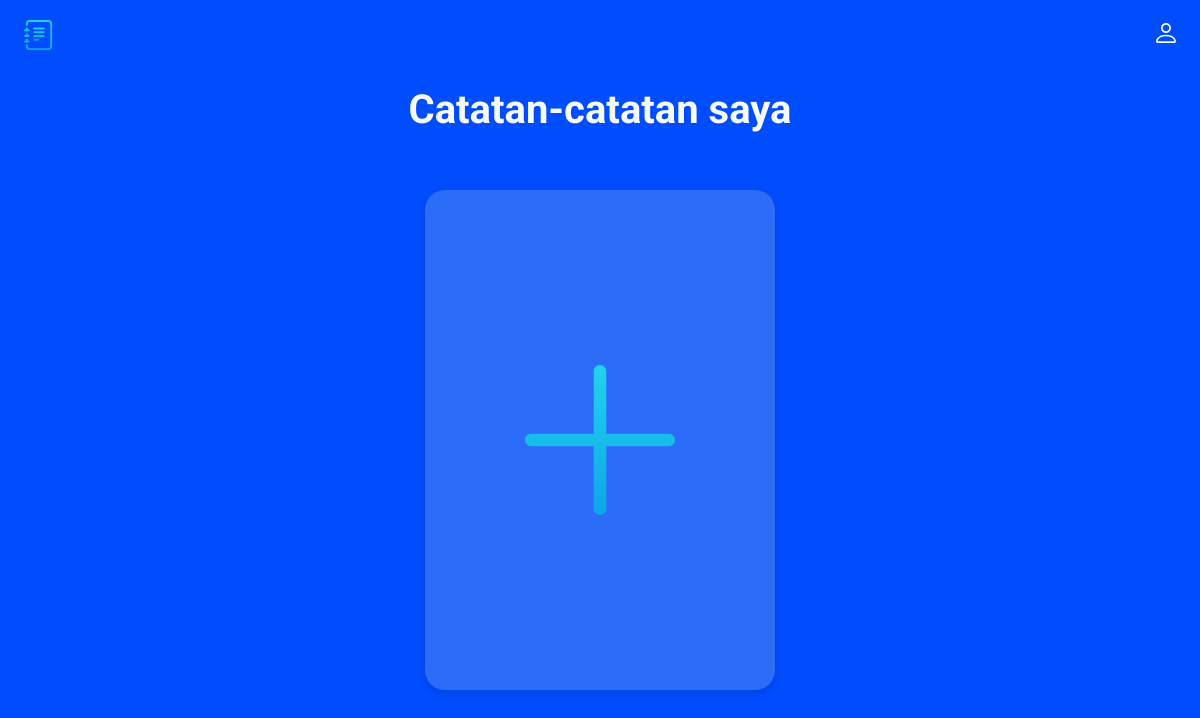
The page /index on the database as committed earlier.
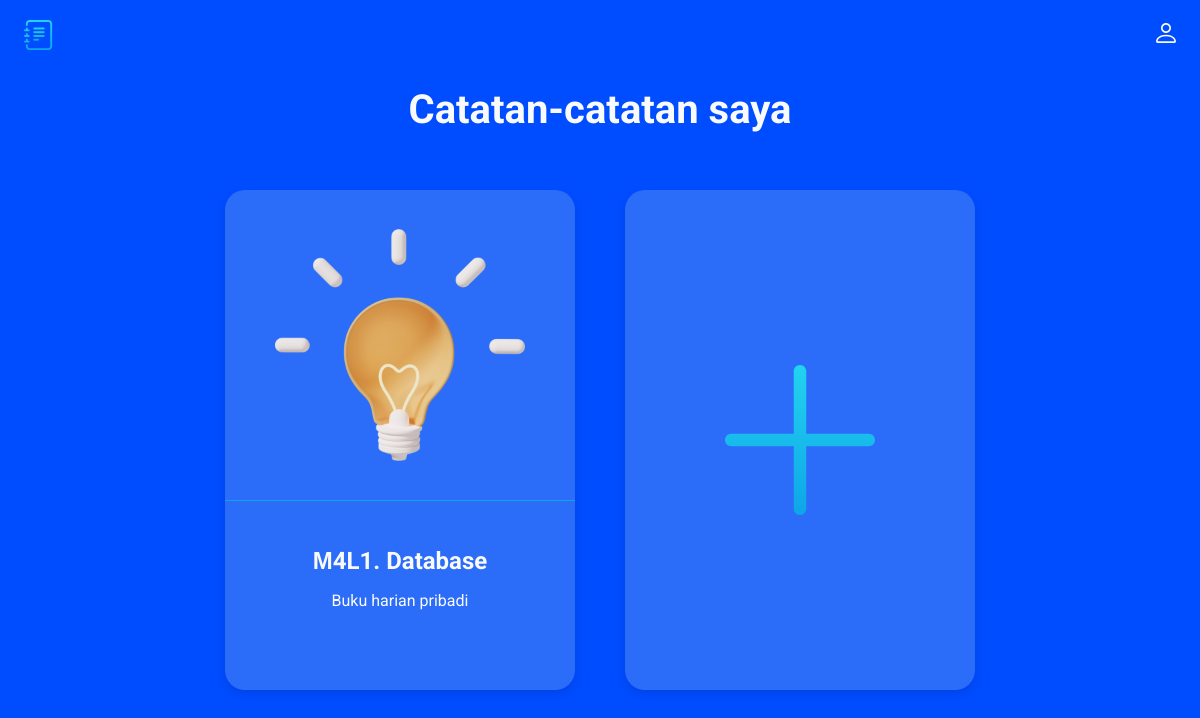
The same page on the database as committed later.
### main.py (models this page shows, shortened)
class Card(db.Model):
    id = db.Column(db.Integer, primary_key=True)
    title = db.Column(db.String(100), nullable=False)
    subtitle = db.Column(db.String(300), nullable=False)
    text = db.Column(db.Text, nullable=False)

### main.py (the view)
@app.route('/index')
def index():
    cards = Card.query.order_by(Card.id).all()
    return render_template('index.html', cards=cards)

### templates/index.html (shortened to what this page needs)
<!doctype html>
<html lang="en">
<head>
  <link rel="stylesheet" href="../static/css/style.css">
</head>
<body>
  <header class="header">
    <img src="../static/img/logo.svg" alt="logo" width="30" height="30">
    <ul class="main-list">
        <li class="list__item">
            <img src="../static/img/login.svg" alt="login" width="20" height="20">
        </li>
    </ul>
  </header>
  <main>
    {% block content %}
    <h1 class="main__title">Catatan-catatan saya</h1>
    <ul class="cards-list">
      {% for el in cards%}
      <li class="card">
        <a class="card__link" href="/card/{{el.id}}">
          <img class="card__img" src="../static/img/post_icon.png" width="250" height="250" alt="post_icon">
          <div class="card__text">
            <h2 class="card__title">{{el.title}}</h2>
            <p class="card__subtitle">{{el.subtitle}}</p>
          </div>
        </a>
      </li>
      {% endfor %}
      <li class="card card--creat">
          <a class="creat__link" href="{{url_for('create')}}"></a>
      </li>
    </ul>
    {% endblock %}
  </main>
</body>
</html>

### static/css/style.css (style rules this page uses)
body { margin: 0; padding: 0; font-family: 'Roboto', sans-serif; font-size: 16px; line-height: 20px; background-color: #004cff; color: #F8FAFC; }
h1, h2, p { margin: 0; }
img { object-fit: contain; }
a { text-decoration: none; color: inherit; transition: 0.2s; }
ul { list-style: none; margin: 0; padding: 0; }
.header { display: flex; justify-content: space-between; align-items: center; padding: 20px 2%; margin-bottom: 30px; }
.main-list { display: flex; align-items: center; gap: 20px; }
.main__title { font-size: 40px; text-align: center; margin-bottom: 70px; }
.cards-list { display: flex; padding: 0 5%; flex-wrap: wrap; flex-direction: row; gap: 20px; column-gap: 50px; justify-content: center; }
.card { width: 350px; height: 500px; transition: 0.2s; background: rgba(109, 159, 240, 0.4); border-radius: 20px; box-shadow: 0px 4px 10px rgba(0, 0, 0, 0.1); }
.card__link { display: flex; flex-direction: column; align-items: center; width: inherit; height: inherit; }
.card__text { border-top: 1px solid rgba(14, 165, 233, 1); width: inherit; display: flex; padding: 50px 0 20px; flex-direction: column; gap: 20px; align-items: center; }
.card__title { padding: 0 20px; text-align: center; }
.card__subtitle { padding: 0 20px; text-align: center; }
.card__img { padding: 30px; }
.creat__link { display: block; width: inherit; height: inherit; background: url(../img/plus.svg) no-repeat; background-size: 200px 200px; background-position: center; }

Rows that differ between the two databases and show on the page:
added Card: title "М4L1. Database", subtitle "Buku harian pribadi"
